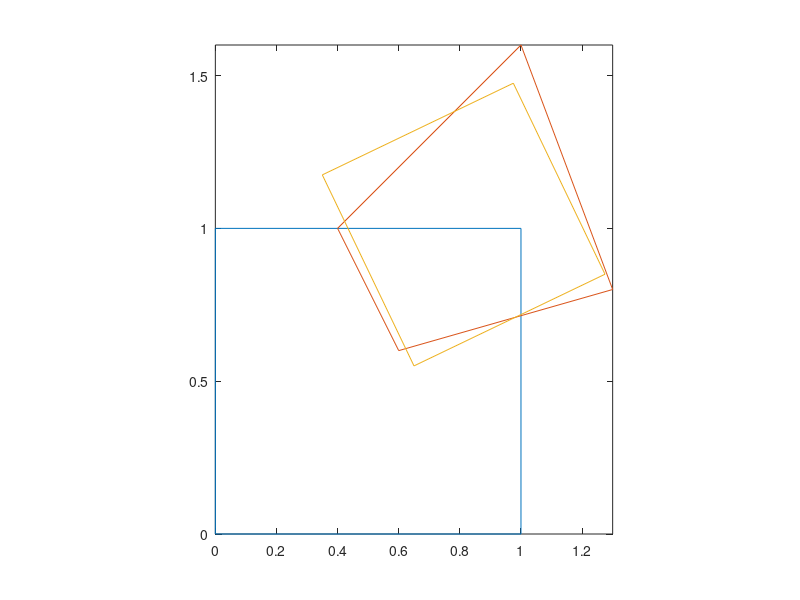

MATLAB code to generate this figure: (Note: this script raises an error after producing the figure.)
%
% Affine & Projective Alignments
% fvx507@alumni.ku.dk
%

%% assignment 4.2

clc, clear all;

X = [0.0 0.0; 1.0 0.0; 1.0 1.0; 0.0 1.0; 0.0 0.0];
Y = [0.6 0.6; 1.3 0.8; 1.0 1.6; 0.4 1.0; 0.6 0.6];

[D, Z, transform] = procrustes(Y, X);

figure (4-2);
plot(X(:,1),X(:,2),Y(:,1),Y(:,2),Z(:,1),Z(:,2)), axis image;

%% assignment 4.3

clc, clear all;

X = [0.0 0.0; 1.0 0.0; 1.0 1.0; 0.0 1.0; 0.0 0.0];
Y = [0.6 0.6; 1.3 0.8; 1.0 1.6; 0.4 1.0; 0.6 0.6];

[M,N] = size(X);
t = fitgeotrans(X, Y, 'affine');

X = X';
Z = zeros(N,M);
for i = 1:M
    s = X(:,i);
    s = [s(1) s(2) 1]';
    u = (t.T') * s;
    Z(:,i) = [u(1) u(2)]';
end

X=X', Y, Z=Z' % print for comparison
plot(X(:,1),X(:,2),Y(:,1),Y(:,2),Z(:,1),Z(:,2)), axis image;

%% assignment 4.4

clc, clear all;

X = [0.0 0.0; 1.0 0.0; 1.0 1.0; 0.0 1.0; 0.0 0.0];
Y = [0.6 0.6; 1.3 0.8; 1.0 1.6; 0.4 1.0; 0.6 0.6];

[M,N] = size(X);
t = fitgeotrans(X, Y, 'projective');

X = X';
Z = zeros(N,M);
for i = 1:M
    s = X(:,i);
    s = [s(1) s(2) 1]';
    u = (t.T') * s;
    Z(:,i) = [u(1) u(2)]';
end

X=X', Y, Z=Z' % print for comparison
plot(X(:,1),X(:,2),Y(:,1),Y(:,2),Z(:,1),Z(:,2)), axis image;